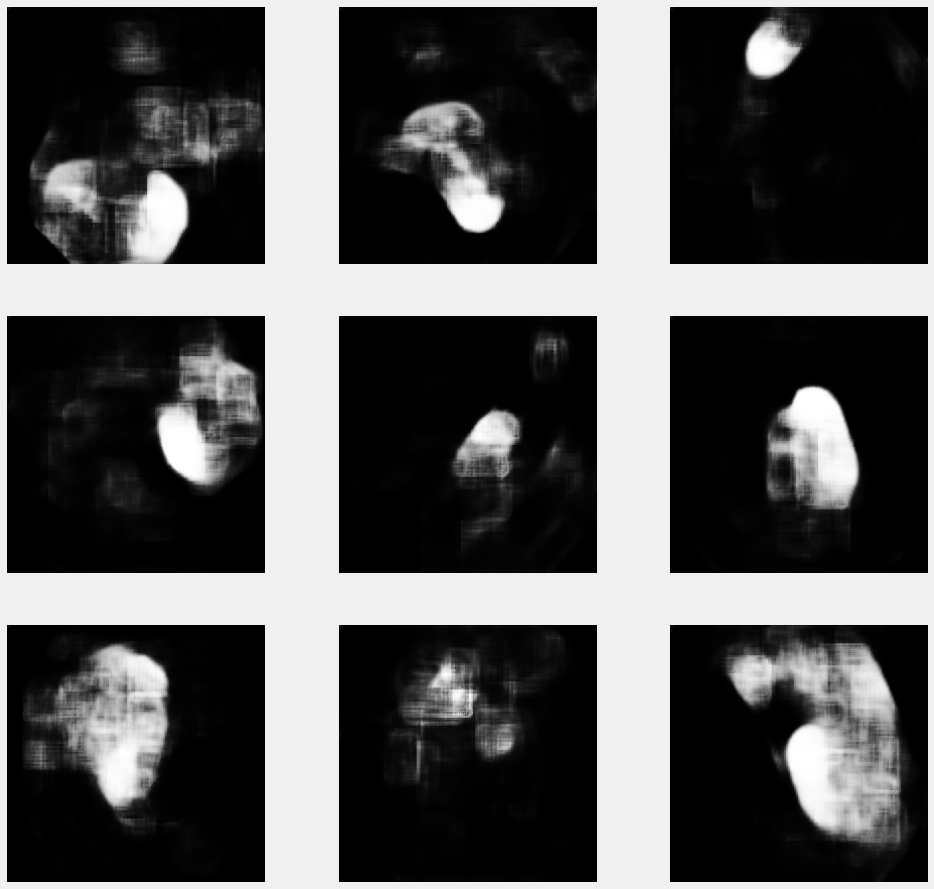
#> input picture biomedical_image_analysis/slika1.png, 934 x 889 px; its folder holds only this picture in this run
$ python -i otsu_metoda.py   (imports and definitions only)
#> lines starting #> are read from the running program, lines starting #| are printed output that depends on the picture; after the words box and inside, x2 and y2 are one past the last pixel; in counts of white or black regions, pixels touching at a corner belong together
#!/usr/bin/env python
# coding: utf-8

# In[1]:


import cv2
import os
import numpy as np
import pandas as pd
import matplotlib.pyplot as plt


# In[2]:


input_folder = "images"
output_folder = "out"

# [1 line not run here, left out]


# In[3]:


output_folder = "masks"
# [1 line that did not run here, left out]

fig, axes = plt.subplots(3, 3, figsize=(10, 10))


# [13 lines not run here, left out]


# In[4]:


input_folder = 'images'
output_folder = 'out'

# [14 lines not run here, left out]


# In[5]:


# [38 lines left out: functions mse, compare_images, load_images_from_folder, compare_image_sets, not called in this run]


folderA = 'out'
folderB = 'masks'
# [9 lines not run here, left out]


# In[6]:


output_dir = 'out'
mask_dir = 'masks'

iou_values = []

# [12 lines not run here, left out]

average_iou = np.mean(iou_values)
# [1 line not run here, left out]


# [1 line that did not run here, left out]
# [1 line not run here, left out]

# [1 line that did not run here, left out]
# [1 line not run here, left out]


# In[7]:


output_folder = "out"


# [1 line that did not run here, left out]

fig, axes = plt.subplots(3, 3, figsize=(10, 10))


# [13 lines not run here, left out]


# normalizacija+morfoloske

# In[8]:


def load_image(image_path):
#> called with image_path = 'biomedical_image_analysis/slika1.png'
    try:
        image = cv2.imread(image_path, cv2.IMREAD_GRAYSCALE)
#> image is the input picture: shape (889, 934); min 0, max 255, mean 86.7
        if image is None:
            raise ValueError("Failed to read image")
        return image
    except Exception as e:
        print(f"Error loading image: {e}")
        return None

def preprocess_image(image):
    image = cv2.GaussianBlur(image, (5, 5), 0)
    image = cv2.equalizeHist(image)
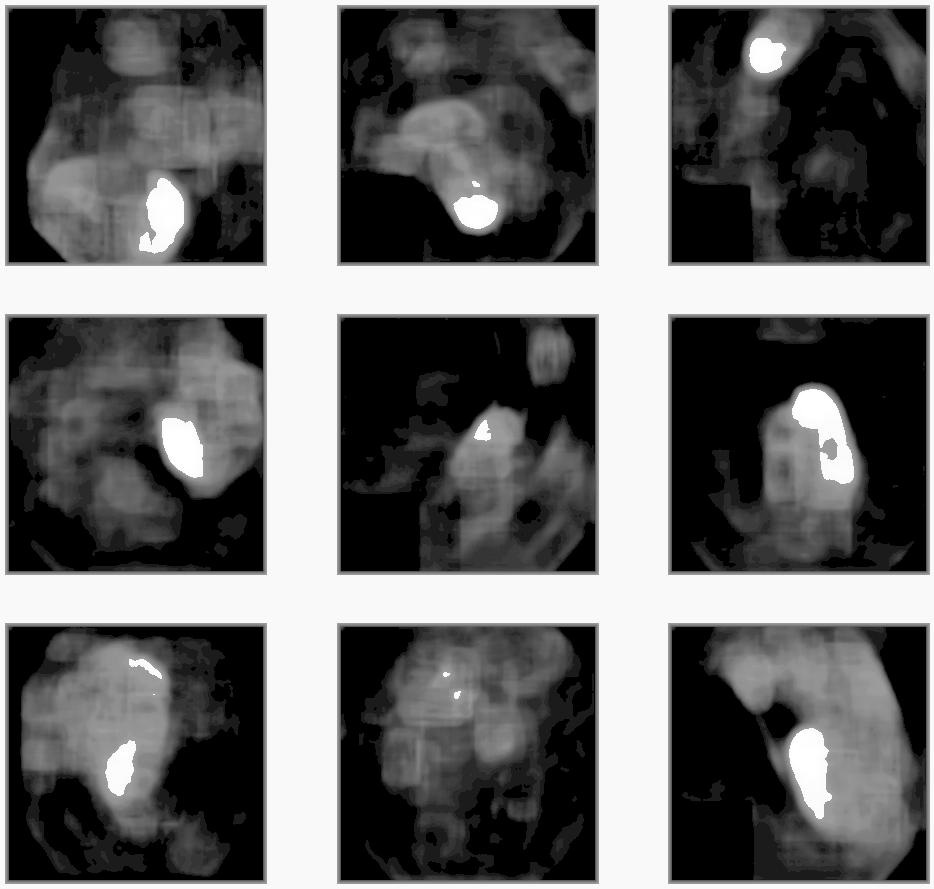
#> image: shape (889, 934); min 0, max 255, mean 104.1
    image = cv2.normalize(image, None, 0.0, 1.0, cv2.NORM_MINMAX)
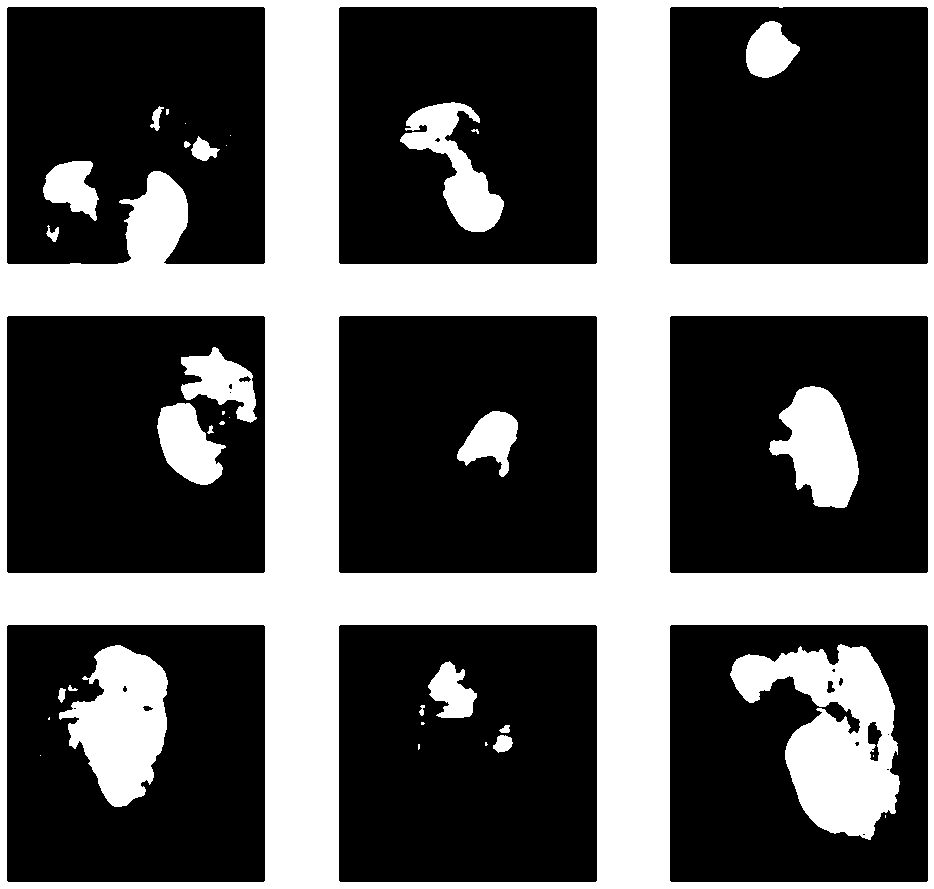
#> image: shape (889, 934); values 0 (black) and 1 (white), 35.4% white; 36 white regions (14 under 20 px), largest, box (x1, y1, x2, y2) and area: (0, 0, 934, 889) 237946, (730, 644, 900, 840) 17628, (59, 645, 168, 807) 10795
    return image

def threshold_image(image):
    _, binary_image = cv2.threshold(image, 0, 255, cv2.THRESH_BINARY + cv2.THRESH_OTSU)
    return binary_image

def postprocess_image(binary_image):
    kernel = np.ones((3, 3), np.uint8)
    binary_image = cv2.erode(binary_image, kernel, iterations=2)
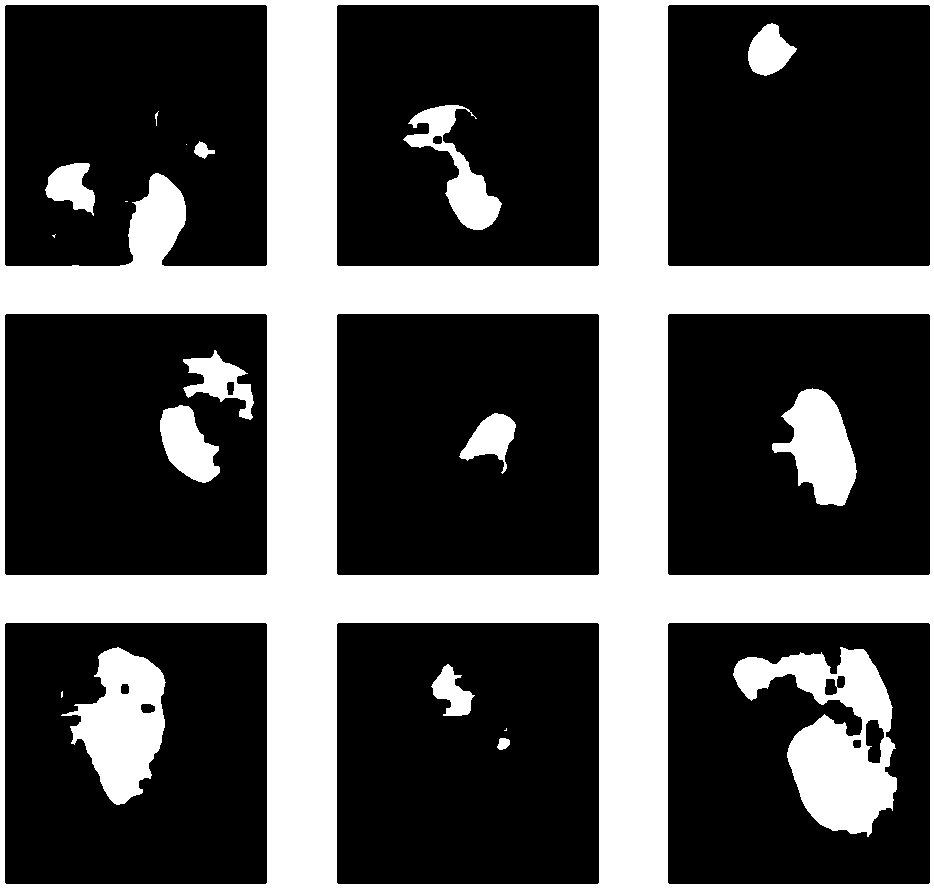
#> binary_image: shape (889, 934); 31.8% white; 19 white regions (5 under 20 px), largest, box (x1, y1, x2, y2) and area: (0, 0, 934, 889) 218687, (733, 647, 897, 837) 14775, (61, 647, 166, 805) 9304
    binary_image = cv2.dilate(binary_image, kernel, iterations=2)
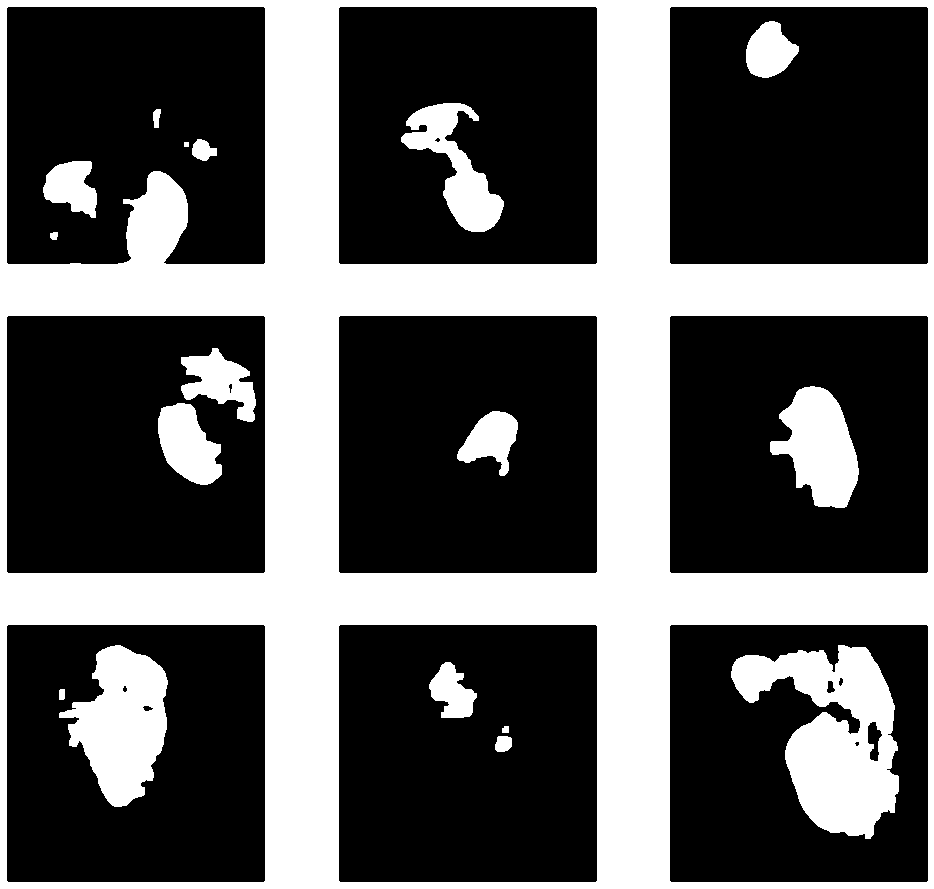
#> binary_image: shape (889, 934); 35.3% white; 18 white regions, largest, box (x1, y1, x2, y2) and area: (0, 0, 934, 889) 237914, (731, 645, 899, 839) 17443, (59, 645, 168, 807) 10700
    return binary_image

def segment_tumor(image_path, output_path):
    image = load_image(image_path)
    if image is None:
        return

    image = preprocess_image(image)
    binary_image = threshold_image(image)
    binary_image = postprocess_image(binary_image)

    cv2.imwrite(output_path, binary_image)

input_folder = 'images'
output_folder = 'out'

# [7 lines not run here, left out]


# In[9]:


# [38 lines left out: functions mse, compare_images, load_images_from_folder, compare_image_sets, not called in this run]


folderA = 'out'
folderB = 'masks'
# [8 lines not run here, left out]


# In[10]:


output_dir = 'out'
mask_dir = 'masks'

iou_values = []

# [12 lines not run here, left out]

average_iou = np.mean(iou_values)
# [1 line not run here, left out]


# [1 line that did not run here, left out]
# [1 line not run here, left out]

# [1 line that did not run here, left out]
# [1 line not run here, left out]


# In[11]:


output_folder = "out"

# [1 line that did not run here, left out]

fig, axes = plt.subplots(3, 3, figsize=(10, 10))


# [13 lines not run here, left out]

>>> result = segment_tumor('biomedical_image_analysis/slika1.png', 'out.png')

$ run again, on biomedical_image_analysis/slika2.png
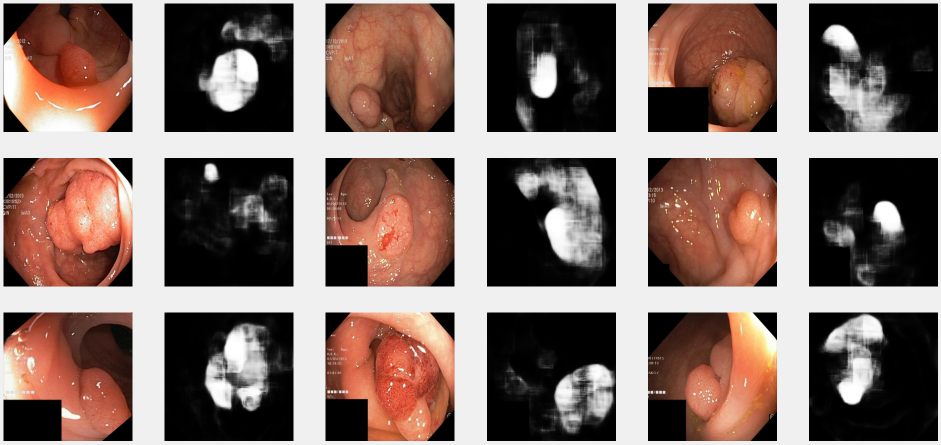
#> input picture biomedical_image_analysis/slika2.png, 1882 x 889 px (shown at 1/2 size)
#> in preprocess_image, `image = cv2.normalize(image, None, 0.0, 1.0, cv2.NORM_MINMAX)`:
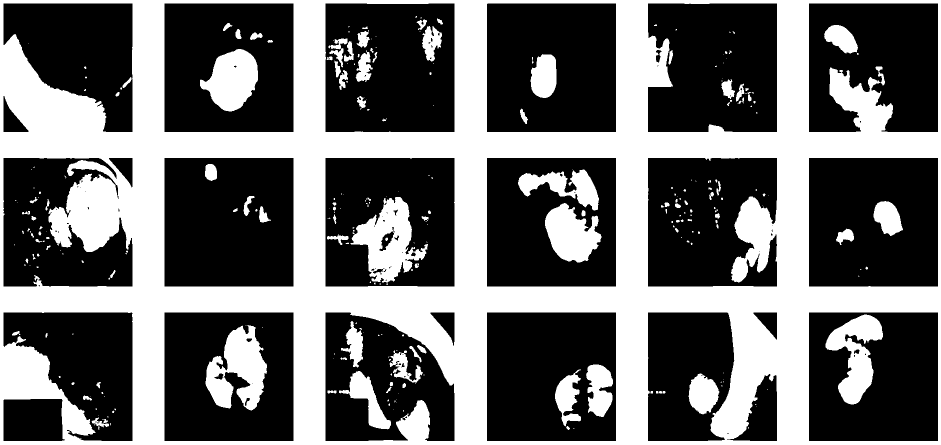
#> image: shape (889, 1882) (shown at 1/2 size); values 0 (black) and 1 (white), 41.2% white; 289 white regions (173 under 20 px), largest, box (x1, y1, x2, y2) and area: (0, 0, 1882, 889) 586870, (700, 394, 856, 565) 12627, (411, 650, 534, 821) 12247
#> in postprocess_image, `binary_image = cv2.dilate(binary_image, kernel, iterations=2)`:
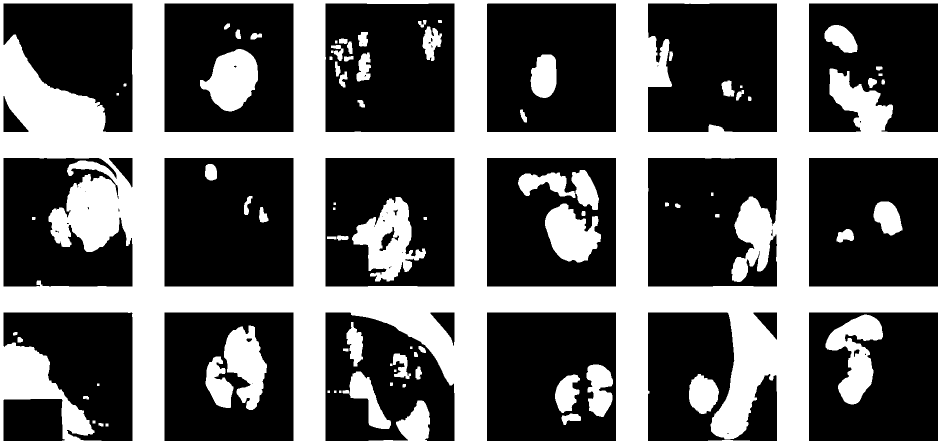
#> binary_image: shape (889, 1882) (shown at 1/2 size); 40.7% white; 84 white regions, largest, box (x1, y1, x2, y2) and area: (0, 0, 1882, 889) 585275, (704, 394, 852, 563) 12109, (1651, 629, 1766, 809) 9955

$ run again, on biomedical_image_analysis/slika3.png
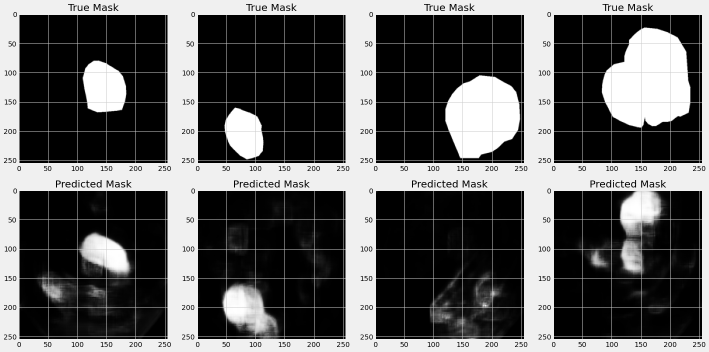
#> input picture biomedical_image_analysis/slika3.png, 1418 x 704 px (shown at 1/2 size)
#> in load_image, image is the input picture: shape (704, 1418); min 0, max 255, mean 94.4
#> in preprocess_image, `image = cv2.normalize(image, None, 0.0, 1.0, cv2.NORM_MINMAX)`:
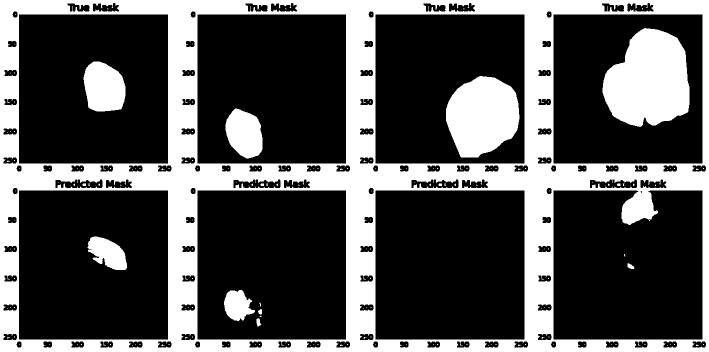
#> image: shape (704, 1418) (shown at 1/2 size); values 0 (black) and 1 (white), 32.2% white; 210 white regions (196 under 20 px), largest, box (x1, y1, x2, y2) and area: (0, 0, 1418, 704) 257965, (1205, 56, 1379, 254) 25602, (892, 152, 1039, 315) 18167
#> in postprocess_image, `binary_image = cv2.dilate(binary_image, kernel, iterations=2)`:
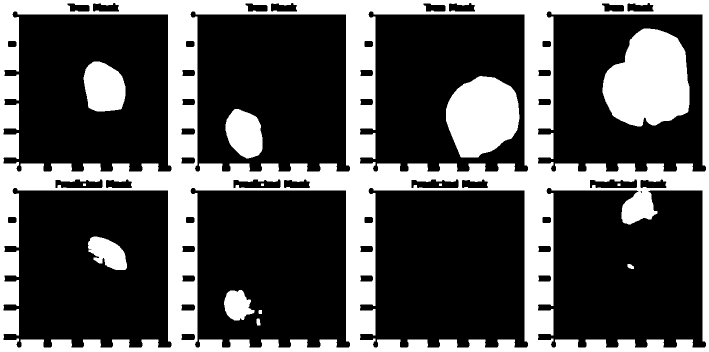
#> binary_image: shape (704, 1418) (shown at 1/2 size); 31.4% white; 14 white regions, largest, box (x1, y1, x2, y2) and area: (0, 0, 1418, 704) 251165, (1205, 57, 1379, 253) 25595, (892, 152, 1039, 315) 18167
